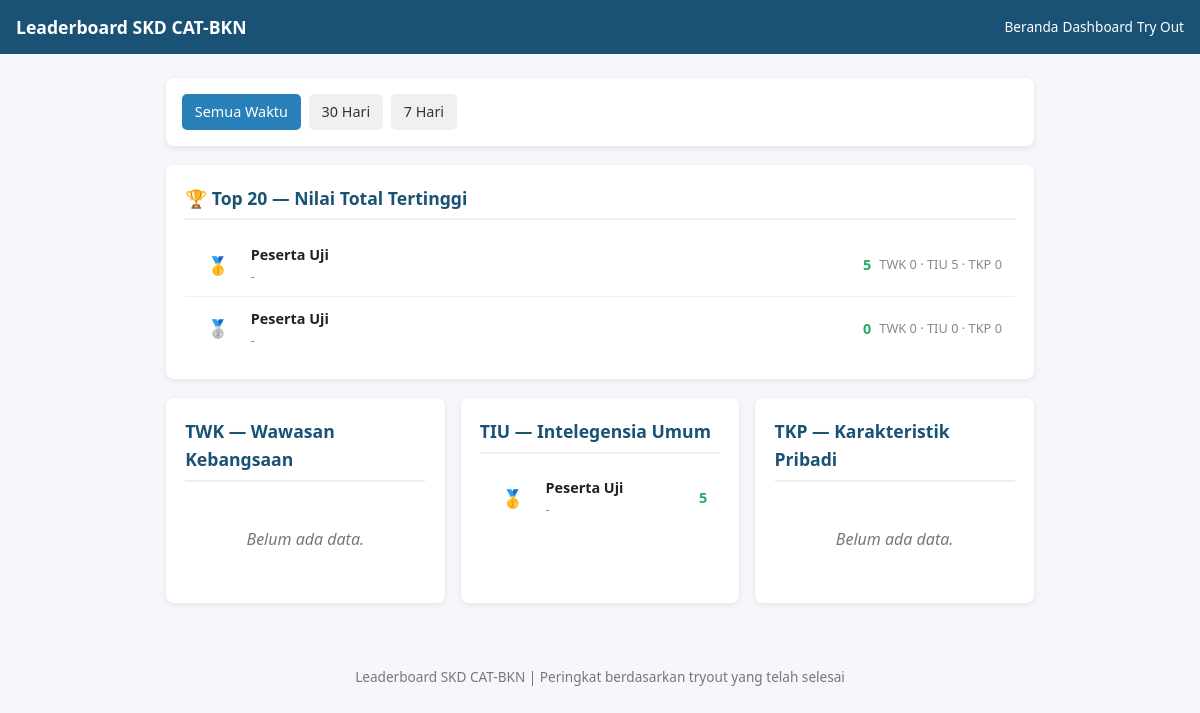
Before: /pages/leaderboard.php with the older database file.
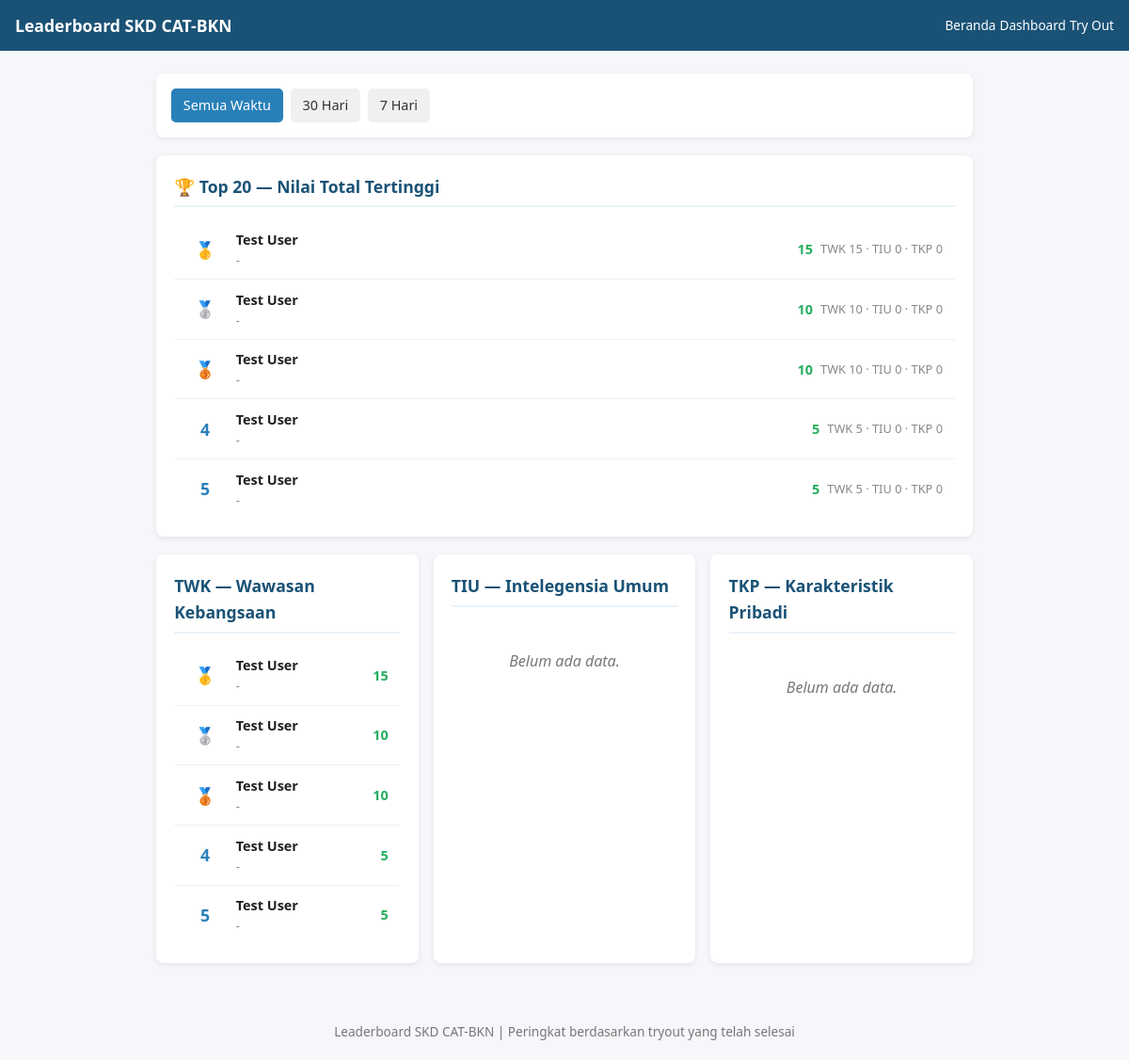
After: the same page with the newer database file.
### tables this page shows
CREATE TABLE `tryout_sessions` (
  `id` int(11) NOT NULL AUTO_INCREMENT,
  `user_id` int(11) NOT NULL,
  `nama` varchar(100) NOT NULL,
  `durasi_tkp` int(11) DEFAULT 45,
  `durasi_tiu` int(11) DEFAULT 35,
  `durasi_twk` int(11) DEFAULT 30,
  `jumlah_tkp` int(11) DEFAULT 45,
  `jumlah_tiu` int(11) DEFAULT 35,
  `jumlah_twk` int(11) DEFAULT 30,
  `passing_tkp` int(11) DEFAULT 126,
  `passing_tiu` int(11) DEFAULT 80,
  `passing_twk` int(11) DEFAULT 65,
  `passing_total` int(11) DEFAULT 271,
  `waktu_mulai` datetime DEFAULT NULL,
  `waktu_selesai` datetime DEFAULT NULL,
  `nilai_tkp` int(11) DEFAULT 0,
  `nilai_tiu` int(11) DEFAULT 0,
  `nilai_twk` int(11) DEFAULT 0,
  `total_nilai` int(11) DEFAULT 0,
  `status` enum('berjalan','selesai','gagal') DEFAULT 'berjalan',
  `created_at` timestamp NOT NULL DEFAULT current_timestamp(),
  PRIMARY KEY (`id`),
  KEY `user_id` (`user_id`),
  CONSTRAINT `tryout_sessions_ibfk_1` FOREIGN KEY (`user_id`) REFERENCES `users` (`id`) ON DELETE CASCADE
);

CREATE TABLE `users` (
  `id` int(11) NOT NULL AUTO_INCREMENT,
  `nama` varchar(100) NOT NULL,
  `email` varchar(100) DEFAULT NULL COMMENT 'Email (deprecated, gunakan no_hp)',
  `instansi_pilihan` varchar(100) DEFAULT NULL,
  `created_at` timestamp NOT NULL DEFAULT current_timestamp(),
  `role` enum('admin','user') DEFAULT 'user',
  `instansi_id` int(11) DEFAULT NULL,
  `password_hash` varchar(255) DEFAULT NULL,
  `failed_attempts` int(11) DEFAULT 0,
  `lockout_until` datetime DEFAULT NULL,
  `instansi` varchar(100) DEFAULT NULL,
  `no_hp` varchar(20) DEFAULT NULL COMMENT 'Nomor HP untuk login (08xx)',
  `sekolah_asal` varchar(100) DEFAULT NULL COMMENT 'Nama sekolah asal (SMA/SMK/MA)',
  `tahun_tamat` int(11) DEFAULT NULL COMMENT 'Tahun tamat sekolah',
  PRIMARY KEY (`id`),
  UNIQUE KEY `unique_no_hp` (`no_hp`),
  KEY `instansi_id` (`instansi_id`),
  CONSTRAINT `users_ibfk_1` FOREIGN KEY (`instansi_id`) REFERENCES `instansi` (`id`) ON DELETE SET NULL
);

### helpers.php (called while the page is built, shortened)
<?php
function e(string $text): string
{
    return htmlspecialchars($text, ENT_QUOTES, 'UTF-8');
}

### pages/leaderboard.php (the view, shortened to what this page needs)
<?php
require '../config.php';
require '../helpers.php';
$period = $_GET['period'] ?? 'all';
$where = "ts.status = 'selesai'";
$params = [];
$sqlTotal = "
    SELECT
        u.nama, u.instansi,
        ts.total_nilai,
        ts.nilai_twk, ts.nilai_tiu, ts.nilai_tkp,
        ts.waktu_mulai
    FROM tryout_sessions ts
    JOIN users u ON ts.user_id = u.id
    WHERE $where
    ORDER BY ts.total_nilai DESC
    LIMIT 20
";
$totalStmt = $pdo->prepare($sqlTotal);
$totalStmt->execute($params);
$topTotal = $totalStmt->fetchAll();
$topSubtes = [];
foreach (['TWK','TIU','TKP'] as $s) {
    $col = "nilai_" . strtolower($s);
    $stmt = $pdo->prepare("
        SELECT u.nama, u.instansi, ts.$col as nilai, ts.waktu_mulai
        FROM tryout_sessions ts
        JOIN users u ON ts.user_id = u.id
        WHERE ts.status = 'selesai' AND ts.$col > 0
        ORDER BY ts.$col DESC
        LIMIT 10
    ");
    $stmt->execute();
    $topSubtes[$s] = $stmt->fetchAll();
}
?>
<!DOCTYPE html>
<html lang="id">
<head>
</head>
<body>
<div class="header">
<h1>Leaderboard SKD CAT-BKN</h1>
<div>
<a href="../index.php">Beranda</a>
<a href="user_dashboard.php">Dashboard</a>
<a href="tryout.php">Try Out</a>
</div>
</div>
<div class="container" id="main-content">
<div class="filter-bar">
    <a href="?period=all" class="<?= $period==='all'?'active':'' ?>">Semua Waktu</a>
    <a href="?period=month" class="<?= $period==='month'?'active':'' ?>">30 Hari</a>
    <a href="?period=week" class="<?= $period==='week'?'active':'' ?>">7 Hari</a>
</div>
<div class="section">
<h2>🏆 Top 20 — Nilai Total Tertinggi</h2>
<?php if (empty($topTotal)): ?>
<div class="empty">Belum ada data tryout yang selesai.</div>
<?php else: ?>
<?php foreach ($topTotal as $i => $r):
    $medal = '';
    if ($i === 0) $medal = '🥇';
    elseif ($i === 1) $medal = '🥈';
    elseif ($i === 2) $medal = '🥉';
?>
<div class="rank-row">
    <div class="rank-num"><?= $medal ?: ($i + 1) ?></div>
    <div class="rank-name">
        <div><strong><?= e($r['nama']) ?></strong></div>
        <div style="font-size:.8rem;color:#888"><?= e($r['instansi'] ?: '-') ?></div>
    </div>
    <div class="rank-score"><?= $r['total_nilai'] ?></div>
    <div class="rank-detail">TWK <?= $r['nilai_twk'] ?> · TIU <?= $r['nilai_tiu'] ?> · TKP <?= $r['nilai_tkp'] ?></div>
</div>
<?php endforeach; ?>
<?php endif; ?>
</div>
<div class="grid-3">
<?php foreach (['TWK'=>'Wawasan Kebangsaan','TIU'=>'Intelegensia Umum','TKP'=>'Karakteristik Pribadi'] as $sub => $label): ?>
<div class="section">
    <h2><?= $sub ?> — <?= $label ?></h2>
    <?php if (empty($topSubtes[$sub])): ?>
    <div class="empty">Belum ada data.</div>
    <?php else: ?>
    <?php foreach ($topSubtes[$sub] as $i => $r):
        $medal = '';
        if ($i === 0) $medal = '🥇';
        elseif ($i === 1) $medal = '🥈';
        elseif ($i === 2) $medal = '🥉';
    ?>
    <div class="rank-row">
        <div class="rank-num"><?= $medal ?: ($i + 1) ?></div>
        <div class="rank-name">
            <div><strong><?= e($r['nama']) ?></strong></div>
            <div style="font-size:.8rem;color:#888"><?= e($r['instansi'] ?: '-') ?></div>
        </div>
        <div class="rank-score"><?= $r['nilai'] ?></div>
    </div>
    <?php endforeach; ?>
    <?php endif; ?>
</div>
<?php endforeach; ?>
</div>
</div>
<div class="footer">
Leaderboard SKD CAT-BKN | Peringkat berdasarkan tryout yang telah selesai
</div>
</body>
</html>

Changed rows visible on the page:
removed tryout_sessions: i "🥇", user.nama "Peserta Uji", user.instansi "-", total_nilai "5", nilai_twk "0", nilai_tiu "5", nilai_tkp "0"
no longer on this page (row edited): tryout_sessions: i "🥈", user.nama "Peserta Uji", user.instansi "-", total_nilai "0", nilai_twk "0", nilai_tiu "0", nilai_tkp "0", shown under "🏆 Top 20 — Nilai Total Tertinggi"
now on this page (row edited): tryout_sessions: i "🥇", user.nama "Test User", user.instansi "-", total_nilai "15", nilai_twk "15", nilai_tiu "0", nilai_tkp "0"
now on this page (row edited): tryout_sessions: i "🥈", user.nama "Test User", user.instansi "-", total_nilai "10", nilai_twk "10", nilai_tiu "0", nilai_tkp "0"
now on this page (row edited): tryout_sessions: i "🥉", user.nama "Test User", user.instansi "-", total_nilai "10", nilai_twk "10", nilai_tiu "0", nilai_tkp "0"
now on this page (row edited): tryout_sessions: i "4", user.nama "Test User", user.instansi "-", total_nilai "5", nilai_twk "5", nilai_tiu "0", nilai_tkp "0"
now on this page (row edited): tryout_sessions: i "5", user.nama "Test User", user.instansi "-", total_nilai "5", nilai_twk "5", nilai_tiu "0", nilai_tkp "0"
Other visible differences:
new list line: "Belum ada data."
list line gone: "Belum ada data."
